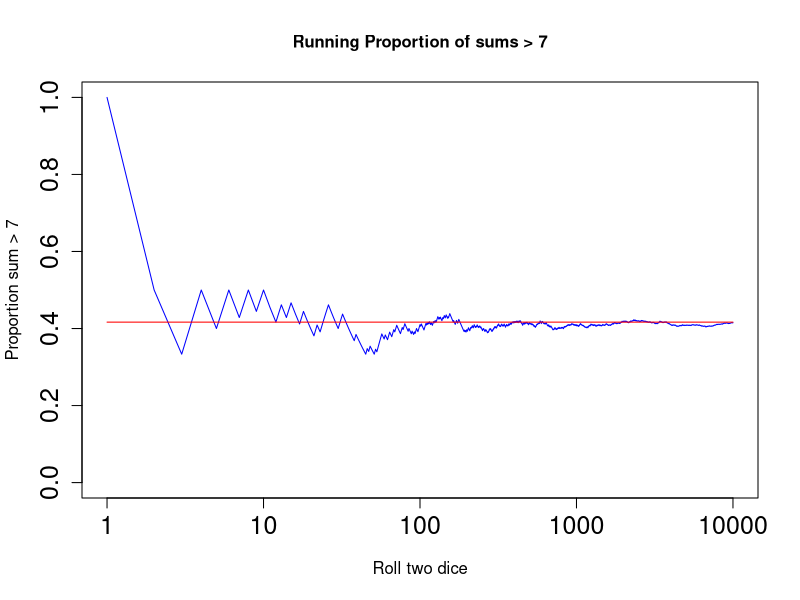

This chart was generated by the following R code:
## ---- chunk 1
knitr::opts_chunk$set(echo = TRUE)
## ---- chunk 2
sum_dados <- function(n){
sum_d <- rep(0,n)
for(i in 1:n){
sum_d[i] <- sum(sample(1:6,2,T))
}
table(sum_d)/n
}
## ---- chunk 3
sum_dados(10000)
## ---- chunk 4
sum_dados_mayorq7 <- function(n, p = 0.4166){
 z <- 0
 p.run <- rep(0,n)
for(i in 1:n) {
sum_d <- sum(sample(1:6,2,T))
if (sum_d > 7){
  z <- z + 1
}
 p.run[i] <- z/i
}
  x <- 1:n
  plot(x,p.run,type = "l",col = 'blue', log = 'x', 
       xlim = c(1, n), ylim = c(0.0, 1.0), cex.axis=1.5, 
       xlab = 'Roll two dice', ylab = 'Proportion sum > 7', cex.lab = 1,
       main = 'Running Proportion of sums > 7', cex.main = 1)
  lines(c(1, n), c(p, p), lty = 1, col = 'red')
  print(paste("La probabilidad de obtener una suma mayor a 7 es",z/n))
}
## ---- chunk 5
sum_dados_mayorq7(10000)
